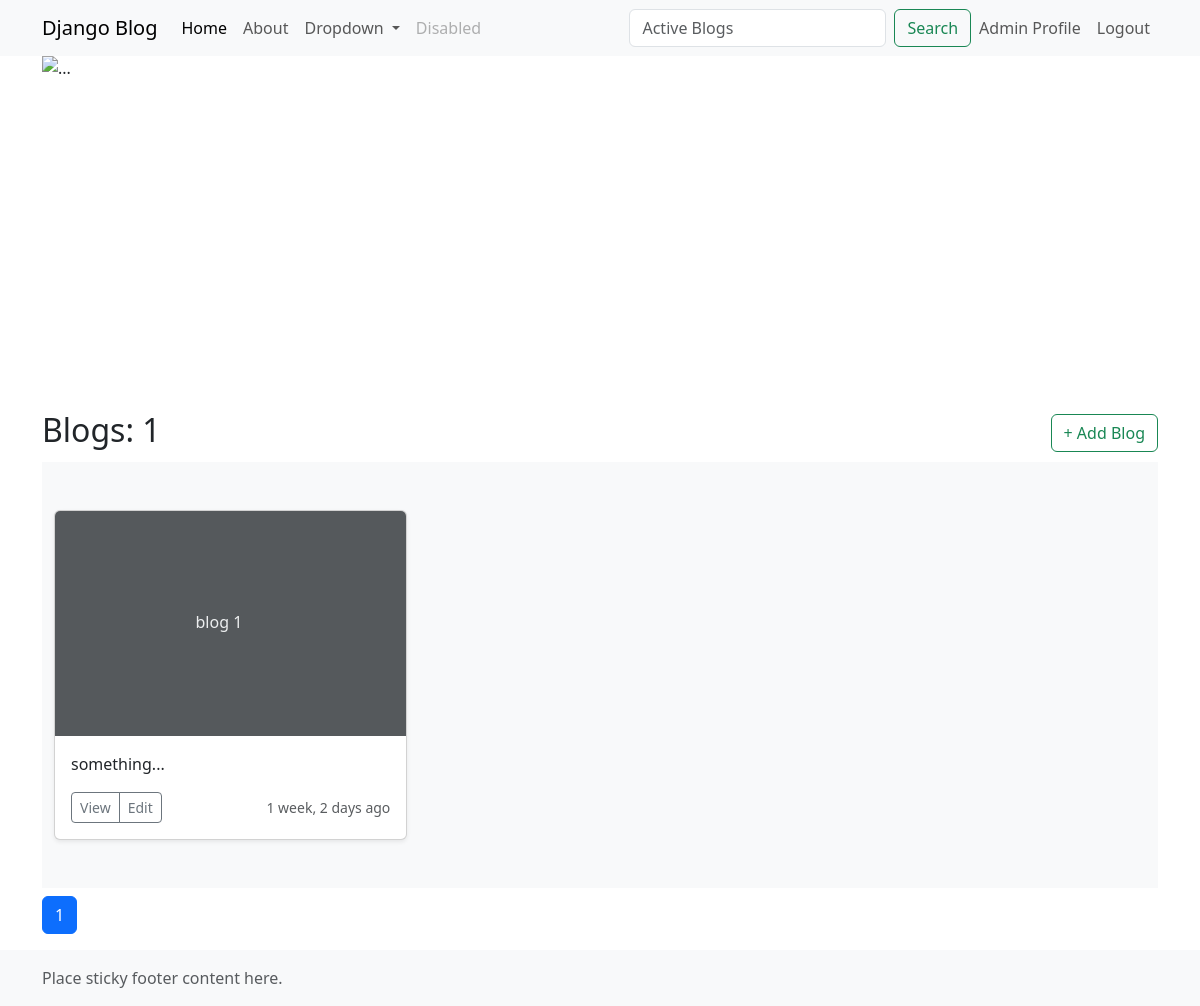
/?page=2 (signed in), run on an earlier commit of the app's database.
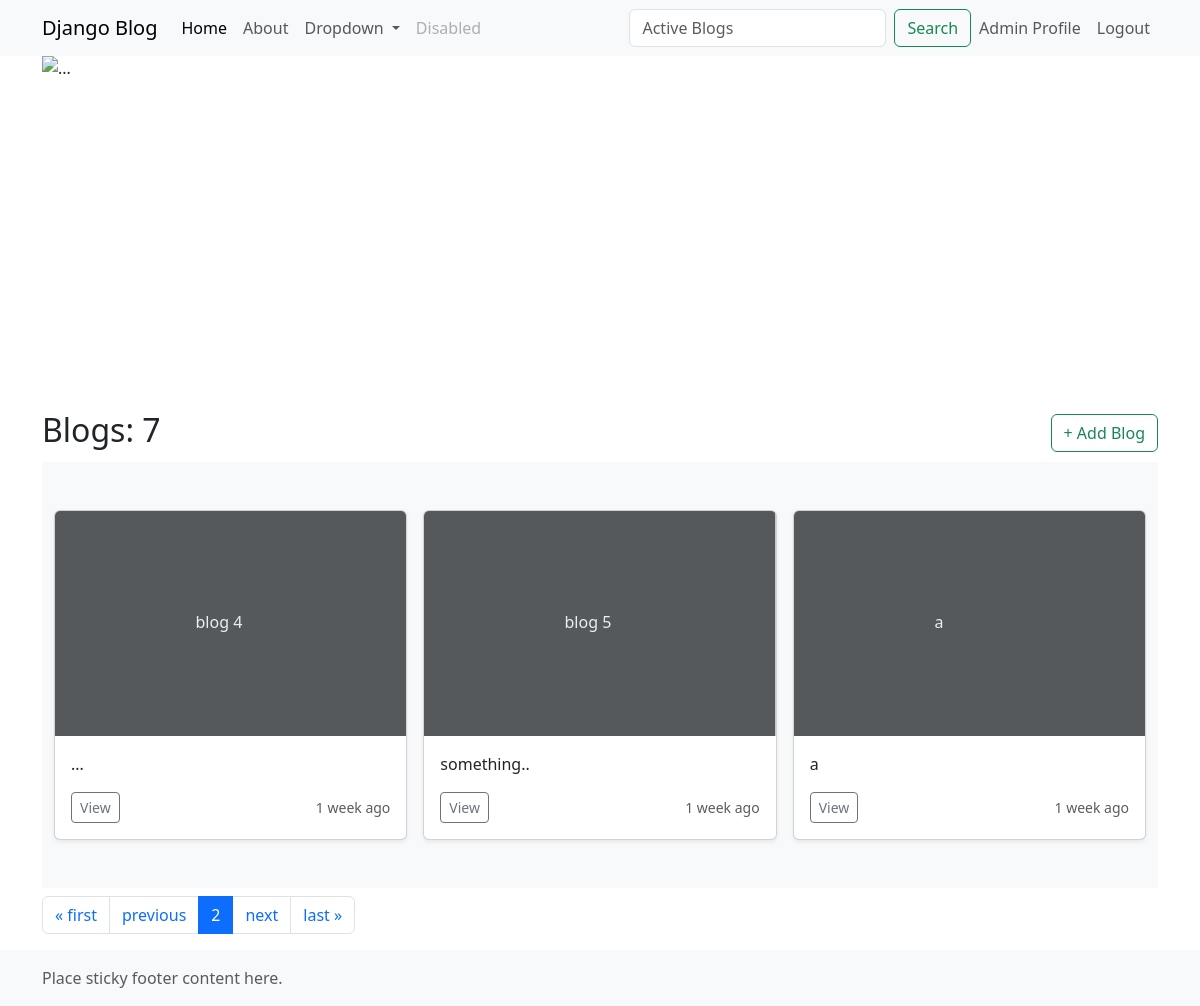
And on a later commit of the database.
### blog/models/blog.py (models this page shows, shortened)
class Blog(models.Model):
    TYPE = {
        'Journal': 'Journal',
        "Life updates": 'Life updates',
        'Travel stories': 'Travel stories',
        'Personal growth': 'Personal growth'
    }
    author = models.ForeignKey(AUTH_USER_MODEL, on_delete=models.CASCADE)
    title = models.CharField(max_length=200, verbose_name='Title')
    content = models.TextField(verbose_name='Description')
    image = models.ImageField(upload_to='blog_images/', blank=True, null=True)
    is_active = models.BooleanField(default=True)
    type = models.CharField(max_length=50, choices=TYPE, default='Journal')
    created_at = models.DateTimeField(auto_now_add=True)
    updated_at = models.DateTimeField(auto_now=True)
    class Meta:
        permissions = [
            ('can_all_manage', 'Can all changed models')
        ]

### blog/views.py (the view)
# urls.py: path('', views.home, name='home'),
@login_required
def home(request):
    blogs = Blog.objects.filter(is_active=True)
    search = request.GET.get('active_query')
    if search:
        blogs = Blog.objects.filter(title__icontains=search, is_active=True)
    paginator = Paginator(blogs, 3)
    page_number = request.GET.get("page")
    page_obj = paginator.get_page(page_number)
    context = {
        "page_obj": page_obj,
        "blog_count": paginator.count
    }
    return render(request, template_name='blog/home.html', context=context)

### templates/blog/home.html (shortened to what this page needs)
{% extends 'blog/base.html' %}
{% block search %}
    <form action="{% url 'home' %}" class="d-flex" role="search">
        <input class="form-control me-2" name="active_query" type="search" placeholder="Active Blogs"
               aria-label="Search" required/>
        <button class="btn btn-outline-success" type="submit">Search</button>
    </form>
{% endblock %}
{% block content %}
    {% include 'blog/carousel.html' %}
    <span class="fs-2 fw-medium">Blogs: {{ blog_count }}</span>
    <a href="{% url 'create' %}" class="btn btn-outline-success float-end mt-2">+ Add Blog</a>
    <div class="album py-5 bg-body-tertiary my-2">
        <div class="container">
            <div class="row row-cols-1 row-cols-sm-2 row-cols-md-3 g-3">
                {% for blog in page_obj %}
                    <div class="col">
                        <div class="card shadow-sm">
                            {% if blog.image %}
                                <img class="img-cover" src="{{ blog.image.url }}" alt="rasm">
                            {% else %}
                                <svg aria-label="Placeholder: Thumbnail"
                                     class="bd-placeholder-img card-img-top"
                                     height="225"
                                     preserveAspectRatio="xMidYMid slice" role="img"
                                     width="100%"
                                     xmlns="http://www.w3.org/2000/svg"><title>
                                    Placeholder</title>
                                    <rect width="100%" height="100%" fill="#55595c"></rect>
                                    <text x="40%" y="50%" fill="#eceeef"
                                          dy=".3em">{{ blog.title }}</text>
                                </svg>
                            {% endif %}
                            <div class="card-body">
                                <p class="card-text">{{ blog.content|truncatechars:128 }}</p>
                                <div class="d-flex justify-content-between align-items-center">
                                    <div class="btn-group">
                                        <a href="{% url 'detail' blog.id %}" class="btn btn-sm btn-outline-secondary">View</a>
                                        {% if blog.author == user %}
                                            <a href="{% url 'update' blog.id %}" type="button"
                                               class="btn btn-sm btn-outline-secondary">Edit</a>
                                        {% endif %}
                                    </div>
                                    <small class="text-body-secondary">{{ blog.created_at|timesince }} ago</small></div>
                            </div>
                        </div>
                    </div>
                {% endfor %}
            </div>
        </div>
    </div>
    <ul class="pagination" id="pagination">
        {% if page_obj.has_previous %}
            <li class="page-item">
                <a href="?page=1#pagination" class="page-link">&laquo; first</a>
            </li>
            <li class="page-item">
                <a href="?page={{ page_obj.previous_page_number }}#pagination" class="page-link">previous</a>
            </li>
        {% endif %}
        <li class="page-item active">
            <a href="?page={{ page_obj.number }}#pagination" aria-current="page"
               class="page-link">{{ page_obj.number }}</a>
        </li>
        {% if page_obj.has_next %}
            <li class="page-item">
                <a href="?page={{ page_obj.next_page_number }}#pagination" class="page-link">next</a>
            </li>
            <li class="page-item">
                <a href="?page={{ page_obj.paginator.num_pages }}#pagination" class="page-link">last &raquo;</a>
            </li>
        {% endif %}
    </ul>
{% endblock %}

What changed in the data, as far as the page shows it:
no longer on this page (row unchanged): Blog: title "blog 1", content "something...", shows "Edit", created_at "1 week, 2 days"
added Blog: title "blog 4", content "...", created_at "1 week"
added Blog: title "blog 5", content "something..", created_at "1 week"
added Blog: title "a", content "a", created_at "1 week"
Also different on the page:
{{ blog_count }}: "1" → "7"
{{ page_obj.number }}: "1" → "2"
text now shown: "« first previous next last »"
